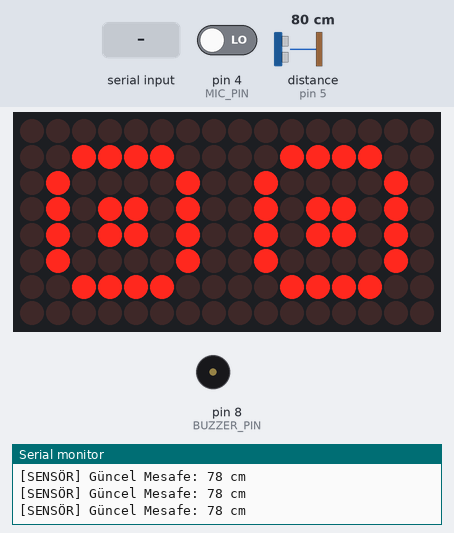
This sketch was run on a simulated Arduino Uno, built with avr-gcc and run on an emulated ATmega328P. On the bench: 16×8 LED matrix, buzzer (waves = sounding), the last lines printed to the serial monitor. Wiring (inferred from the names in the program): ultrasonic range finder: trigger pin 6; echo pin 5. The test bench sets the inputs (shaded band); at power-on: pin 4 (MIC_PIN) LOW, distance to the obstacle (sensor on pin 5) 80 cm. The echo pulse lasts 58.3 µs per cm.

Above: at 1.2 s.
1.3 s: pin 4 (MIC_PIN) driven HIGH
At 2.6 s:
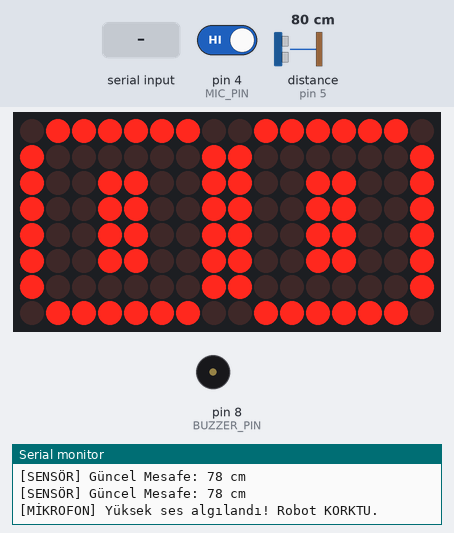
4.3 s: "Merhaba\n" received over the second serial link
At 5.71 s:
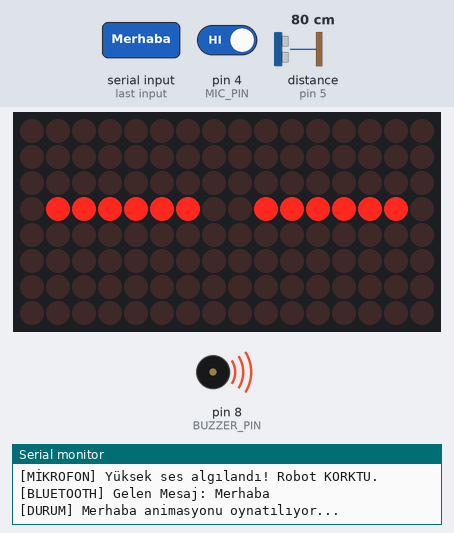
7.3 s: "Nasilsin\n" received over the second serial link
At 10.1 s:
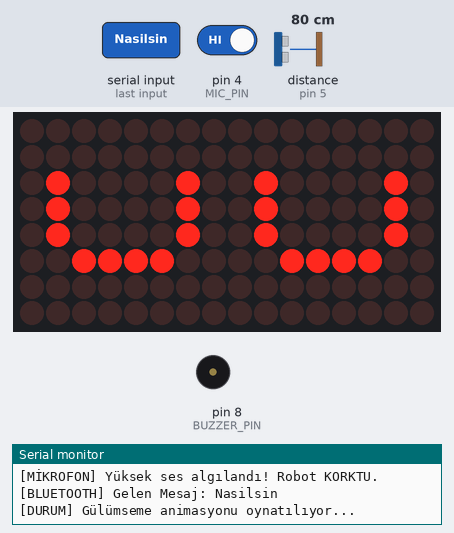
10.3 s: pin 4 (MIC_PIN) driven LOW
At 13.1 s:
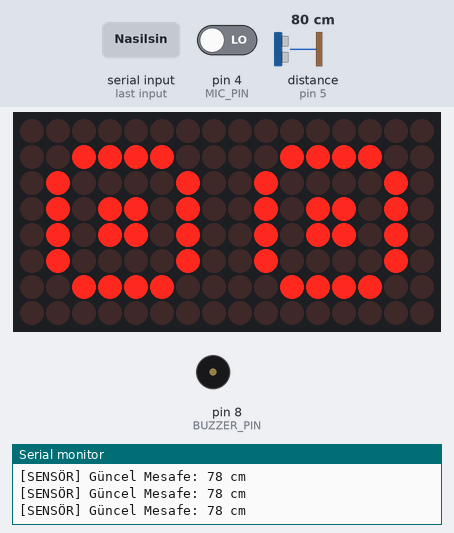
13.3 s: distance to the obstacle (sensor on pin 5) set to 12 cm
14.8 s: distance to the obstacle (sensor on pin 5) set to 9 cm
At 16.3 s:
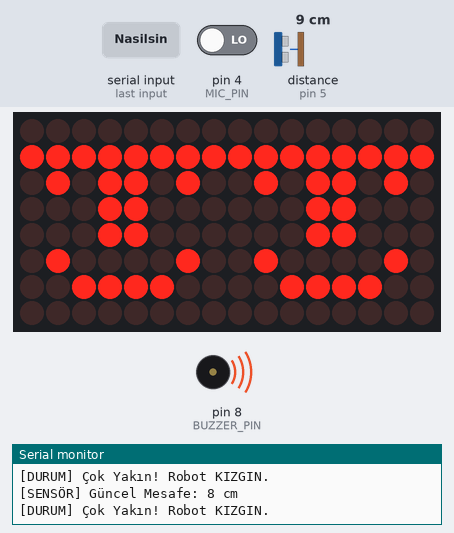
Timing chart, 0 to 17.5 s (numbered marks = the images above; inputs shaded):
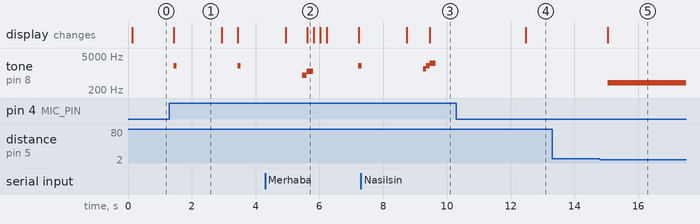

The sketch:

DotMatrix-UltrasonicSensor-gozkirpma-buzzer-bluetoohmodul1.ino
```cpp
#include "LedControl.h"
#include <SoftwareSerial.h>

// --- PİN AYARLARI ---
#define BT_RX_PIN 2  // Bluetooth TX buraya
#define BT_TX_PIN 3  // Bluetooth RX buraya
#define MIC_PIN 4    // Mikrofon Dijital Çıkış
#define ECHO_PIN 5   // Ultrasonik Echo
#define TRIG_PIN 6   // Ultrasonik Trig
#define BUZZER_PIN 8 // Buzzer Sinyal
#define CS_PIN 10    // Matrix CS
#define DIN_PIN 11   // Matrix DIN
#define CLK_PIN 13   // Matrix CLK

// Modül Tanımlamaları
SoftwareSerial btModul(BT_RX_PIN, BT_TX_PIN);
LedControl ekran = LedControl(DIN_PIN, CLK_PIN, CS_PIN, 2);

// --- PİKSEL ÇİZİMLERİ (MİMİKLER) ---
byte gozNormal[8]  = { B00000000, B00111100, B01000010, B01011010, B01011010, B01000010, B00111100, B00000000 };
byte gozKapali[8]  = { B00000000, B00000000, B00000000, B01111110, B00000000, B00000000, B00000000, B00000000 };
byte gozKizgin[8]  = { B00000000, B11111111, B01011010, B00011000, B00011000, B01000010, B00111100, B00000000 };
byte gozGulumse[8] = { B00000000, B00000000, B01000010, B01000010, B01000010, B00111100, B00000000, B00000000 };
byte gozKorkmus[8] = { B01111110, B10000001, B10011001, B10011001, B10011001, B10011001, B10000001, B01111110 };

void setup() {
  // Pin Modları
  pinMode(TRIG_PIN, OUTPUT);
  pinMode(ECHO_PIN, INPUT);
  pinMode(BUZZER_PIN, OUTPUT);
  pinMode(MIC_PIN, INPUT);

  // Ekran Başlatma
  for(int i = 0; i < 2; i++) {
    ekran.shutdown(i, false);
    ekran.setIntensity(i, 4); // Parlaklık
    ekran.clearDisplay(i);
  }

  Serial.begin(9600);
  btModul.begin(9600);
  Serial.println("==================================================");
  Serial.println("Sistem Hazir! Bluetooth, Mikrofon ve Mesafe devrede.");
  Serial.println("==================================================");
}

void loop() {
  // --- 1. BLUETOOTH (TELEFON) KONTROLÜ ---
  if (btModul.available() > 0) {
    String gelenMesaj = btModul.readStringUntil('\n');
    gelenMesaj.trim();

    // Telefondan gelen mesajı Seri Monitör'e yazdır
    Serial.print("[BLUETOOTH] Gelen Mesaj: ");
    Serial.println(gelenMesaj);

    if (gelenMesaj == "Merhaba" || gelenMesaj == "merhaba") {
      merhabaTepkisi();
    }
    else if (gelenMesaj == "Nasilsin" || gelenMesaj == "nasılsın" || gelenMesaj == "nasilsin") {
      gulumsemeTepkisi();
    } else {
      Serial.println("[BLUETOOTH] Bilinmeyen komut alindi.");
    }
  }

  // --- 2. MİKROFON (SES) KONTROLÜ ---
  else if (digitalRead(MIC_PIN) == HIGH) {
    korkuTepkisi();
  }

  // --- 3. OTONOM SENSÖR (MESAFE) KONTROLÜ ---
  else {
    digitalWrite(TRIG_PIN, LOW);
    delayMicroseconds(2);
    digitalWrite(TRIG_PIN, HIGH);
    delayMicroseconds(10);
    digitalWrite(TRIG_PIN, LOW);

    long duration = pulseIn(ECHO_PIN, HIGH);
    int mesafe = duration * 0.034 / 2;

    // Mesafeyi Seri Monitör'e yazdır
    Serial.print("[SENSÖR] Güncel Mesafe: ");
    Serial.print(mesafe);
    Serial.println(" cm");

    // Çok Yakınsa -> Kızgın Mod
    if (mesafe > 0 && mesafe < 10) {
      Serial.println("[DURUM] Çok Yakın! Robot KIZGIN.");
      ikiGozuDeCiz(gozKizgin);
      tone(BUZZER_PIN, 400);
    }
    // Normalse -> Sakin Mod
    else {
      noTone(BUZZER_PIN);
      ikiGozuDeCiz(gozNormal);
    }

    // Seri monitördeki yazıların okunamayacak kadar hızlı akmasını engellemek için
    // bekleme süresini 50'den 250'ye çıkardım. (Saniyede 4 kere ölçüm yazar)
    delay(250);
  }
}

// --- TEPKİ FONKSİYONLARI ---

void korkuTepkisi() {
  Serial.println("[MİKROFON] Yüksek ses algılandı! Robot KORKTU.");
  tone(BUZZER_PIN, 2000, 100); // Kısa tiz ses
  ikiGozuDeCiz(gozKorkmus);
  delay(1500);
  ikiGozuDeCiz(gozNormal);
  delay(500);
}

void merhabaTepkisi() {
  Serial.println("[DURUM] Merhaba animasyonu oynatılıyor...");
  tone(BUZZER_PIN, 800, 150); delay(150);
  tone(BUZZER_PIN, 1200, 200);
  ikiGozuDeCiz(gozKapali); delay(200);
  ikiGozuDeCiz(gozNormal); delay(200);
  ikiGozuDeCiz(gozKapali); delay(200);
  ikiGozuDeCiz(gozNormal); delay(1000);
}

void gulumsemeTepkisi() {
  Serial.println("[DURUM] Gülümseme animasyonu oynatılıyor...");
  tone(BUZZER_PIN, 1500, 100); delay(100);
  tone(BUZZER_PIN, 2000, 100); delay(100);
  tone(BUZZER_PIN, 2500, 200);
  ikiGozuDeCiz(gozGulumse);
  delay(3000);
  ikiGozuDeCiz(gozNormal);
}

void ikiGozuDeCiz(byte sekil[]) {
  for (int satir = 0; satir < 8; satir++) {
    ekran.setRow(0, satir, sekil[satir]);
    ekran.setRow(1, satir, sekil[satir]);
  }
}
```

Measured:
- the behaviour switches between 11 and 10 cm on distance to the obstacle (sensor on pin 5) (found by bisection; images 4 and 5)
- after the input at 1.3 s, tone on pin 8 (BUZZER_PIN): alternates 2000 Hz for 0.10 s and silent for 1.9 s, starting after 0.13 s; the display: changes after 0.13 s (image 1)
- after the input at 10.3 s, tone on pin 8 (BUZZER_PIN): stays silent (without the input it goes to 2000 Hz after 2.2 s)
- after the input at 14.8 s, tone on pin 8 (BUZZER_PIN): silent → 400 Hz after 0.25 s; the display: changes after 0.25 s (image 5)
- what the display in image 1 shows lasts 1.5 s, from 1.4 s to 2.9 s
